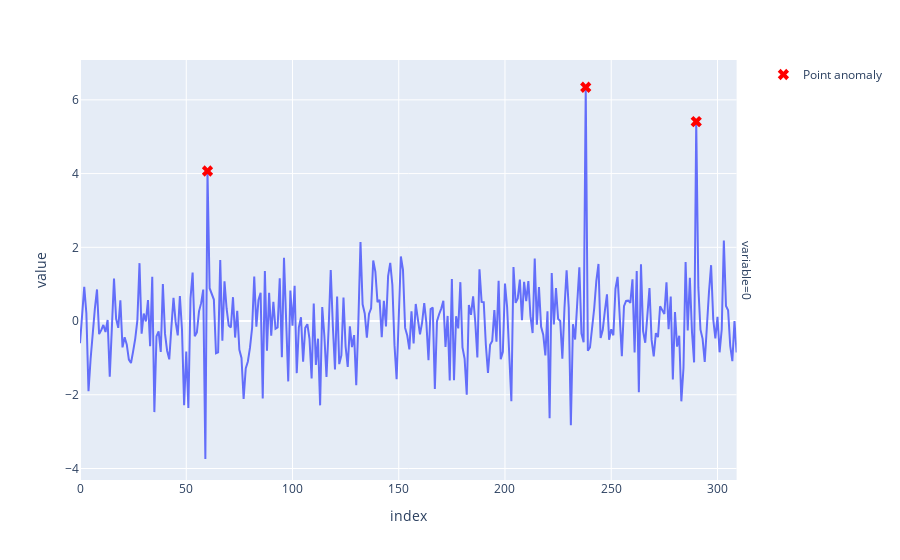

The notebook cell saved with this chart:
### Markdown cell above
Detect individual data points that are different from the rest of the data.

### Code cell
import numpy as np

from utils import plot_point_anomaly_illustration

df_3outliers = pd.DataFrame(np.random.normal(0, 1, n))
outliers = [60, 238, 290]
df_3outliers.iloc[outliers] = np.random.uniform(
    4, 8, (len(outliers), df_3outliers.shape[1])
)
plot_point_anomaly_illustration(df_3outliers, outliers)

### Figure 1 — Plotly figure (JSON) as saved in the notebook; plotly's stock layout.template omitted (floating-point values rounded to 4 significant figures; data arrays with more than 128 entries replaced by an {"elided": "..."} marker saying what was removed)
{"data": [{"hovertemplate": "variable=0<br>index=%{x}<br>value=%{y}<extra></extra>", "legendgroup": "", "line": {"color": "#636efa", "dash": "solid"}, "marker": {"symbol": "circle"}, "mode": "lines", "name": "", "orientation": "v", "showlegend": false, "type": "scatter", "x": {"elided": "310 int values"}, "xaxis": "x", "y": {"elided": "310 float values"}, "yaxis": "y"}, {"marker": {"color": "red", "size": 10, "symbol": "x"}, "mode": "markers", "name": "Point anomaly", "type": "scatter", "x": [60, 238, 290], "y": [4.069, 6.342, 5.411]}], "layout": {"annotations": [{"font": {}, "showarrow": false, "text": "variable=0", "textangle": 90, "x": 0.98, "xanchor": "left", "xref": "paper", "y": 0.5, "yanchor": "middle", "yref": "paper"}], "legend": {"tracegroupgap": 0}, "margin": {"t": 60}, "xaxis": {"anchor": "y", "domain": [0, 0.98], "title": {"text": "index"}}, "yaxis": {"anchor": "x", "domain": [0, 1], "title": {"text": "value"}}}}
